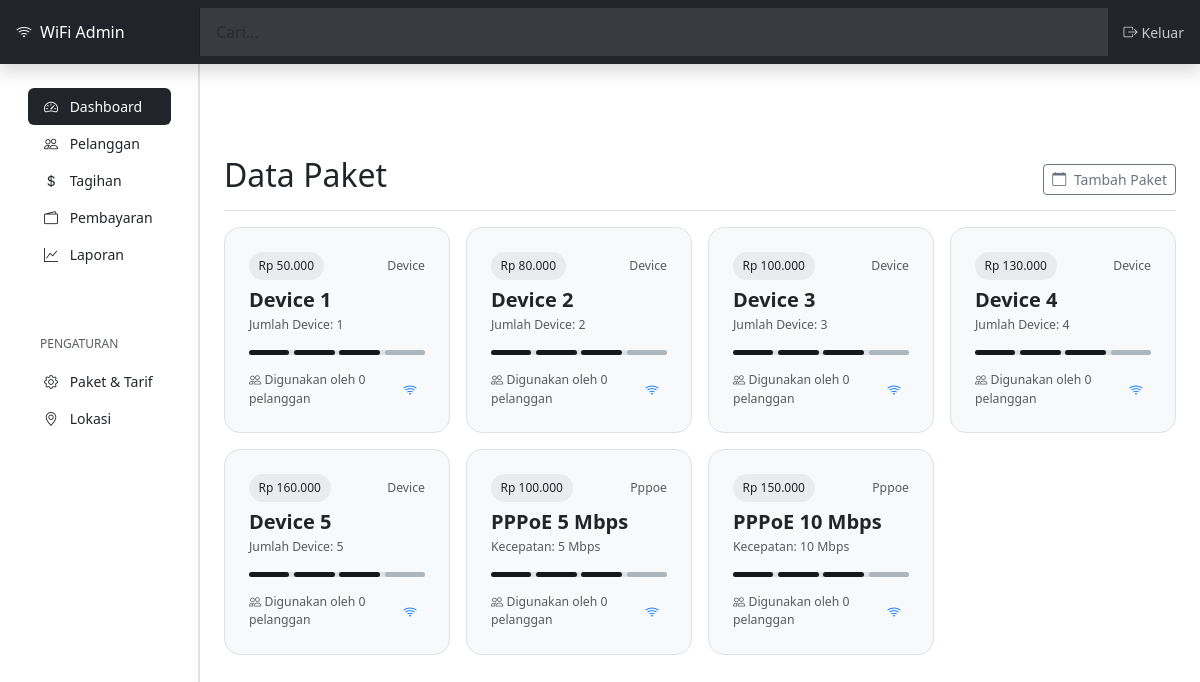
The page /paket/ (signed in) on the database its author committed.
### tagihan_app/models.py (models this page shows, shortened)
class Paket(models.Model):
    JENIS_PAKET_CHOICES = [
        ('device', 'Device'),
        ('pppoe', 'PPPoE'),
    ]
    nama = models.CharField(max_length=100)
    jenis_paket = models.CharField(max_length=10, choices=JENIS_PAKET_CHOICES)
    jumlah_device = models.IntegerField(null=True, blank=True)  # Untuk paket device
    kecepatan_mbps = models.IntegerField(null=True, blank=True)  # Untuk paket PPPoE
    harga = models.DecimalField(max_digits=10, decimal_places=2)

### tagihan_app/views.py (the view)
# urls.py: path('paket/', views.paket_list, name='paket_list'),
@login_required
def paket_list(request):
    context = {
        'paket_list': Paket.objects.all(),
    }
    return render(request, 'paket/list.html', context)

### templates/paket/list.html (shortened to what this page needs)
{% extends "base.html" %}
{% load static %}
{% block main %}
 <main class="col-md-9 ms-sm-auto col-lg-10 px-md-4 content">
    <div class="d-flex justify-content-between flex-wrap flex-md-nowrap align-items-center pt-3 pb-2 mb-3 border-bottom">
        <h1 class="h2">Data Paket</h1>
        <div class="btn-toolbar mb-2 mb-md-0">
            <button type="button" class="btn btn-sm btn-outline-secondary">
                <i class="bi bi-calendar me-1"></i>
                Tambah Paket
            </button>
        </div>
    </div>
    <div class="row mb-4 g-3">
        {% for paket in paket_list %}
        <div class="col-md-6 col-lg-3">
            <a href="{% url 'tagihan_app:paket_detail' paket.id %}" style="text-decoration: none; color: inherit;">
                <div class="deal-card d-flex flex-column justify-content-between">
                <div class="d-flex justify-content-between align-items-center mb-2">
                    <span class="badge-amount currency">Rp {{ paket.harga|floatformat:0 }}</span>
                    <small class="text-muted">{{ paket.jenis_paket|title }}</small>
                </div>
                <h5 class="fw-semibold mb-1">{{ paket.nama }}</h5>
                {% if paket.jenis_paket == 'device' %}
                    <small class="text-muted">Jumlah Device: {{ paket.jumlah_device }}</small>
                {% elif paket.jenis_paket == 'pppoe' %}
                    <small class="text-muted">Kecepatan: {{ paket.kecepatan_mbps }} Mbps</small>
                {% endif %}
                <div class="progress-line mt-3">
                    <div class="progress-purple"></div>
                    <div class="progress-purple"></div>
                    <div class="progress-purple"></div>
                    <div class="progress-gray"></div>
                </div>
                <div class="d-flex justify-content-between align-items-center mt-3">
                    <div class="small text-muted">
                        <i class="bi bi-people"></i> Digunakan oleh {{ paket.pelanggan_set.count }} pelanggan
                    </div>
                    <div class="avatar-group d-flex">
                        <i class="bi bi-wifi me-2" style="color:rgb(0, 115, 255);"></i>
                    </div>
                </div>
            </div>
            </a>
        </div>
        {% empty %}
        <p class="text-muted">Tidak ada data paket tersedia.</p>
        {% endfor %}
    </div>
</main>
{% endblock %}

### templates/base.html (style rules this page uses)
:root { --bs-dark: #212529; --bs-darker: #111111; --bs-light: #f8f9fa; --bs-lighter: #ffffff; --bs-gray: #6c757d; --bs-gray-light: #e9ecef; --bs-border-color: #dee2e6; }
body { font-size: .875rem; background-color: var(--bs-lighter); color: var(--bs-dark); }
.content { margin-left: 240px; padding: 20px; margin-top: 56px; min-height: calc(100vh - 56px); }
.deal-card { background-color: #f8f9fa; border: 1px solid #dee2e6; border-radius: 1rem; padding: 1.5rem; transition: 0.3s; height: 100%; }
.badge-amount { background-color: #e9ecef; font-size: 0.75rem; padding: 0.3rem 0.6rem; border-radius: 1rem; }
.progress-line { height: 5px; background-color: #dee2e6; border-radius: 3px; display: flex; gap: 0.3rem; }
.progress-line div { height: 5px; border-radius: 3px; flex: 1; }
.progress-purple { background-color: #181818; }
.progress-gray { background-color: #adb5bd; }

### rows shown on the page
Paket: jenis_paket "Device", nama "Device 1", jumlah_device "1", pelanggan_set.count "0"
Paket: jenis_paket "Device", nama "Device 2", jumlah_device "2", pelanggan_set.count "0"
Paket: jenis_paket "Device", nama "Device 3", jumlah_device "3", pelanggan_set.count "0"
Paket: jenis_paket "Device", nama "Device 4", jumlah_device "4", pelanggan_set.count "0"
Paket: jenis_paket "Device", nama "Device 5", jumlah_device "5", pelanggan_set.count "0"
Paket: jenis_paket "Pppoe", nama "PPPoE 5 Mbps", kecepatan_mbps "5", pelanggan_set.count "0"
Paket: jenis_paket "Pppoe", nama "PPPoE 10 Mbps", kecepatan_mbps "10", pelanggan_set.count "0"
